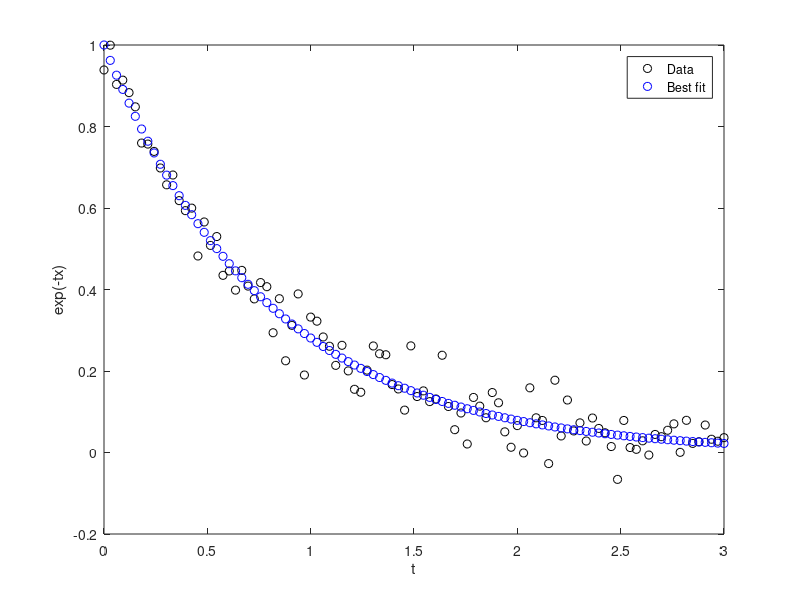

Source code (MATLAB):
rng default % for reproducibility
d = linspace(0,3);
y = exp(-1.3*d) + 0.05*randn(size(d));


jj=[0.0001; 0.020; 0.034; 0.045; 0.77; 0.20; 0.15];
mm=[0.01; 0.1; 1; 10;  100;1000; 10000];
% 
% semilogx(mm, jj.*mm, 'b')
% xlim([1,1000])

x0 = [10;20;30;40;50];

for i = 1:5

    fun = @(r) (exp(-d*r)-y);
    x(i) = lsqnonlin(fun,x0(i))



 plot(d,y,'ko',d,exp(-x(i)*d),'bo')
 legend('Data','Best fit')
 xlabel('t')
 ylabel('exp(-tx)')

end